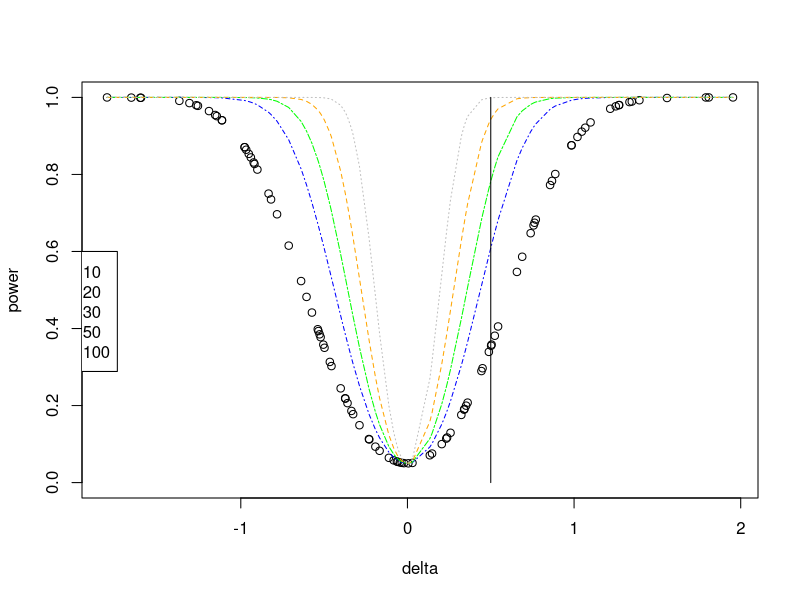

The R source for this figure:
## ---- chunk 1
delta = rnorm(100,0,1)
delta = delta[order(delta, decreasing = F)]


# effect size with different n
plot(delta,
     pnorm(sqrt(10)*delta-qnorm(0.975))+pnorm(-sqrt(10)*delta-qnorm(0.975)), 
     xlab='delta',ylim=c(0,1), ylab='power', lty=2)
lines(delta,
     pnorm(sqrt(20)*delta-qnorm(0.975))+pnorm(-sqrt(20)*delta-qnorm(0.975)), 
     lty=4, col = "blue")
lines(delta,
     pnorm(sqrt(30)*delta-qnorm(0.975))+pnorm(-sqrt(30)*delta-qnorm(0.975)), 
    lty=6, col = "green")
lines(delta,
     pnorm(sqrt(50)*delta-qnorm(0.975))+pnorm(-sqrt(50)*delta-qnorm(0.975)), 
    lty=8, col = "orange")
lines(delta,
     pnorm(sqrt(100)*delta-qnorm(0.975))+pnorm(-sqrt(100)*delta-qnorm(0.975)), 
    lty=9, col = "grey")

# 
delta_value <- 0.5
lines(c(delta_value, delta_value),c(0,1))

legend(-2.5, 0.6, legend=c("N = 10","N = 20","N = 30", "N = 50", "N = 100"), 
        col=c("black", "blue", "green", "orange", "grey"),
        lty=c(2,4,6,8,9))

## ---- chunk 2

